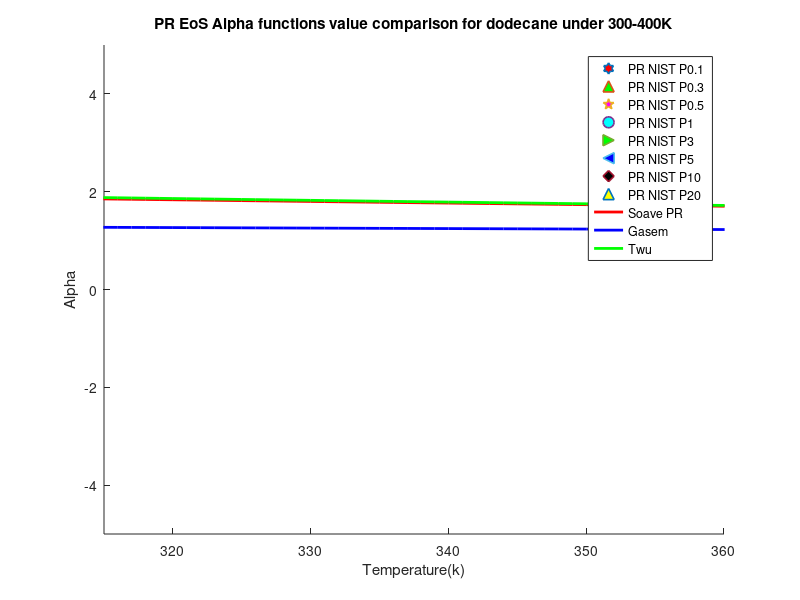

MATLAB code to generate this figure:
clear 
clc
load dodecane_rho_different_pressure_data_300_400.mat
%PR Decane
P = [0.1E6,0.3E6,0.5E6,1E6,3E6,5E6,10E6,20E6]; %pa
omega = 0.5742; %Acentric factor
Tc = 658.1; %K
Pc = 1817000; %Pa
R = 8.31446 %J/K*mol
b = 0.07780*(R*Tc/Pc);
a = 0.45724*(((R^2)*(Tc^2))/Pc);
T = 300; %k
M = 170.33/1000; %kg/mol
S1=0.37464+1.54226*omega-0.26992*omega^2;
L = 0.411574
m = 0.802000
N = 2.25086
for i = 1:1:101
   Tr=T/Tc;
   for j = 1:1:8
       Vm(i,j) = M/rho(i,j);
   end
%    alpha_0(i) = (Tr)^(-0.171813)*exp(0.125283*(1-(Tr)^(1.77634)));
%    alpha_1(i) = (Tr)^(-0.607352)*exp(0.511614*(1-(Tr)^(2.20517)));
   alpha_PR_01(i) = ((R*T)/(Vm(i,1)-b)-P(1))*((Vm(i,1)^2+2*b*Vm(i,1)-b^2)/a);
   alpha_PR_03(i) = ((R*T)/(Vm(i,2)-b)-P(2))*((Vm(i,2)^2+2*b*Vm(i,2)-b^2)/a);
   alpha_PR_05(i) = ((R*T)/(Vm(i,3)-b)-P(3))*((Vm(i,3)^2+2*b*Vm(i,3)-b^2)/a);
   alpha_PR_1(i) = ((R*T)/(Vm(i,4)-b)-P(4))*((Vm(i,4)^2+2*b*Vm(i,4)-b^2)/a);
   alpha_PR_3(i) = ((R*T)/(Vm(i,5)-b)-P(5))*((Vm(i,5)^2+2*b*Vm(i,5)-b^2)/a);
   alpha_PR_5(i) = ((R*T)/(Vm(i,6)-b)-P(6))*((Vm(i,6)^2+2*b*Vm(i,6)-b^2)/a);
   alpha_PR_10(i) = ((R*T)/(Vm(i,7)-b)-P(7))*((Vm(i,7)^2+2*b*Vm(i,7)-b^2)/a);
   alpha_PR_20(i) = ((R*T)/(Vm(i,8)-b)-P(8))*((Vm(i,8)^2+2*b*Vm(i,8)-b^2)/a);
   alpha_soave_PR(i) =(1+S1*(1-sqrt(Tr)))^2;
   alpha_Gasem(i) = exp((1.943+0.926*Tr)*(1-(Tr)^0.1441));
   alpha_twu(i) = (Tr)^(N*(m-1))*exp(L*(1-(Tr)^(N*m)));
   Temp(i)=T;
   T = T+1;
end
hold on
plot(Temp,alpha_PR_01,'h','MarkerSize',8,'MarkerFaceColor','r','LineWidth',1.2)
plot(Temp,alpha_PR_03,'^','MarkerSize',8,'MarkerFaceColor','g','LineWidth',1.2)
plot(Temp,alpha_PR_05,'p','MarkerSize',8,'MarkerFaceColor','m','LineWidth',1.2)
plot(Temp,alpha_PR_1,'o','MarkerSize',8,'MarkerFaceColor','c','LineWidth',1.2)
plot(Temp,alpha_PR_3,'>','MarkerSize',8,'MarkerFaceColor','g','LineWidth',1.2)
plot(Temp,alpha_PR_5,'<','MarkerSize',8,'MarkerFaceColor','b','LineWidth',1.2)
plot(Temp,alpha_PR_10,'d','MarkerSize',8,'MarkerFaceColor','k','LineWidth',1.2)
plot(Temp,alpha_PR_20,'^','MarkerSize',8,'MarkerFaceColor','y','LineWidth',1.2)
plot(Temp,alpha_soave_PR,'r','LineWidth',2)
plot(Temp,alpha_Gasem,'b','LineWidth',2)
plot(Temp,alpha_twu,'g','LineWidth',2)
hold off
legend('PR NIST P0.1','PR NIST P0.3','PR NIST P0.5','PR NIST P1','PR NIST P3','PR NIST P5','PR NIST P10','PR NIST P20','Soave PR','Gasem','Twu')
xlabel('Temperature(k)')
ylabel('Alpha')
axis([315 360 -5 5])
title('PR EoS Alpha functions value comparison for dodecane under 300-400K')
